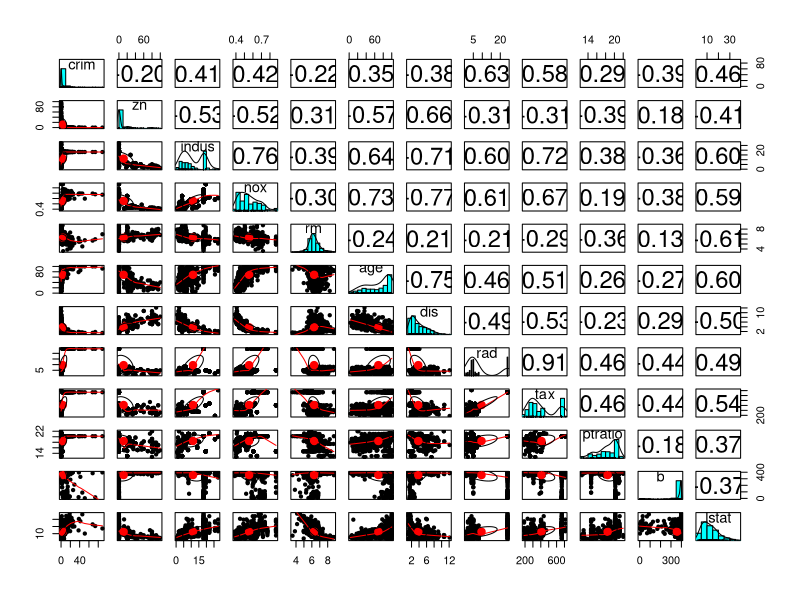
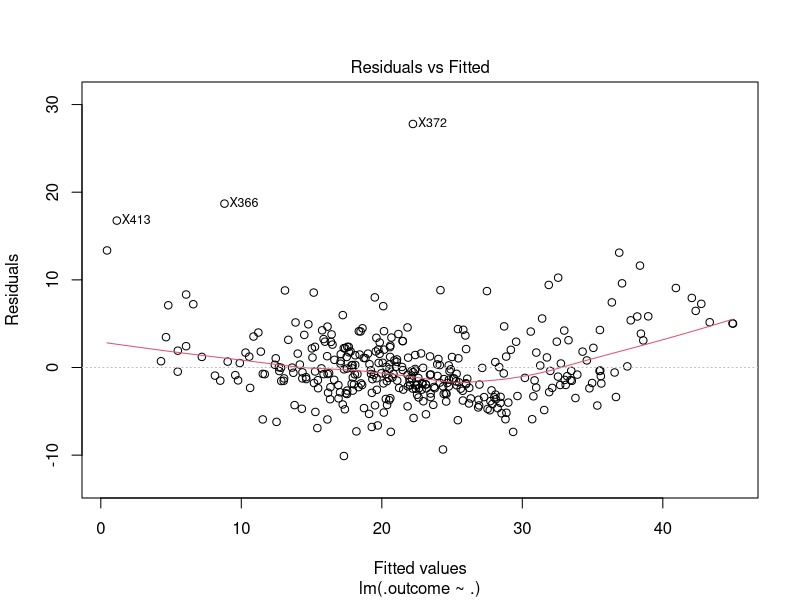
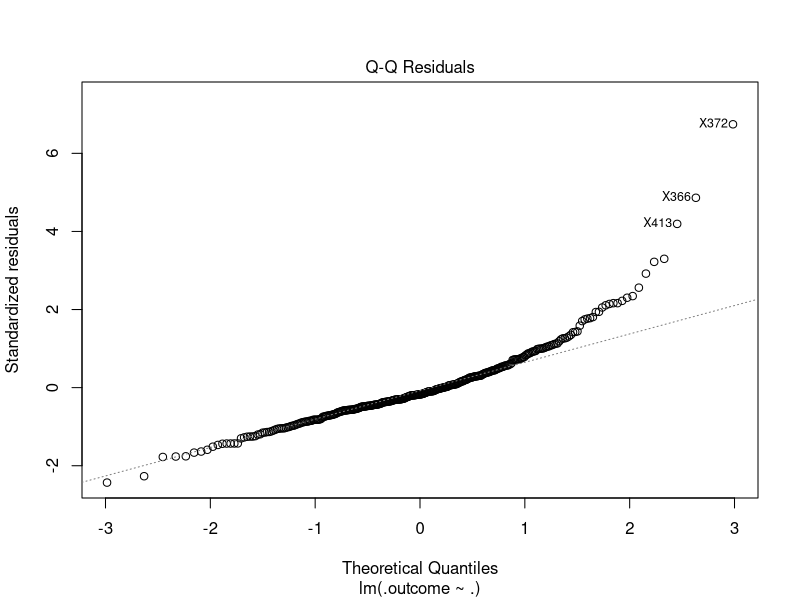
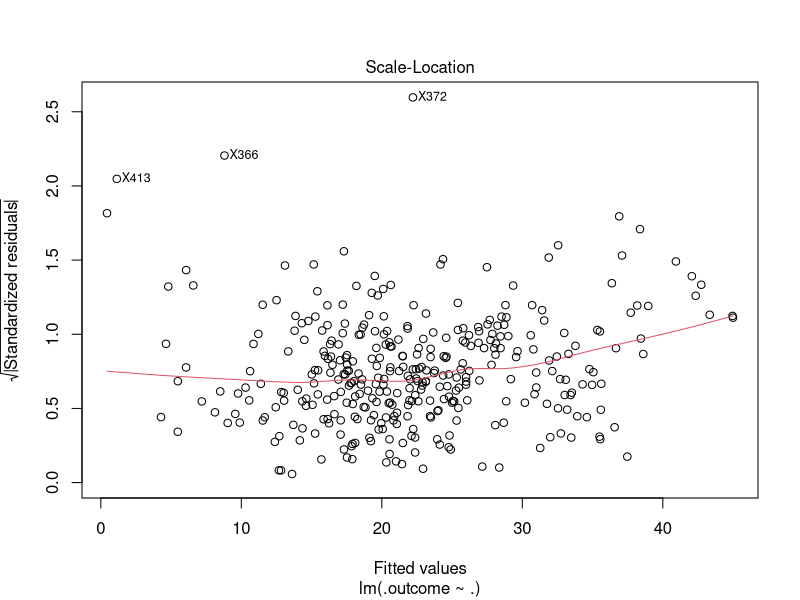
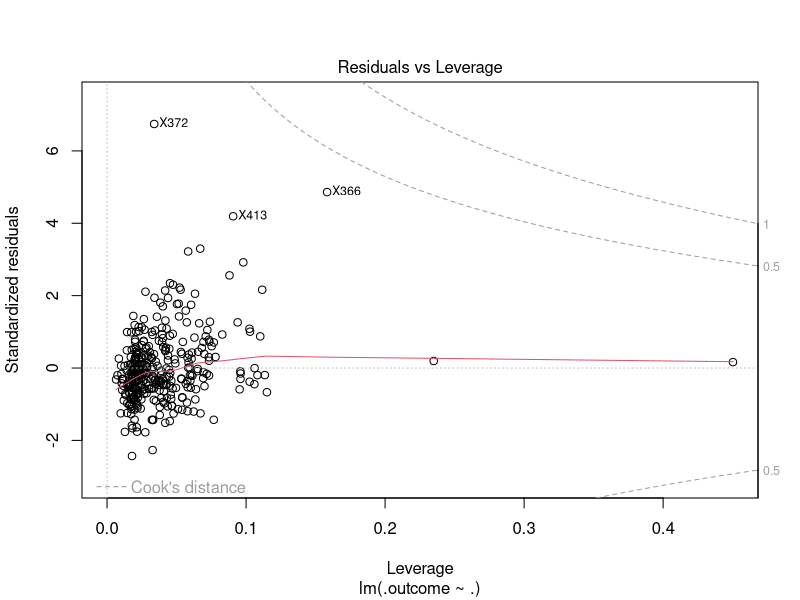
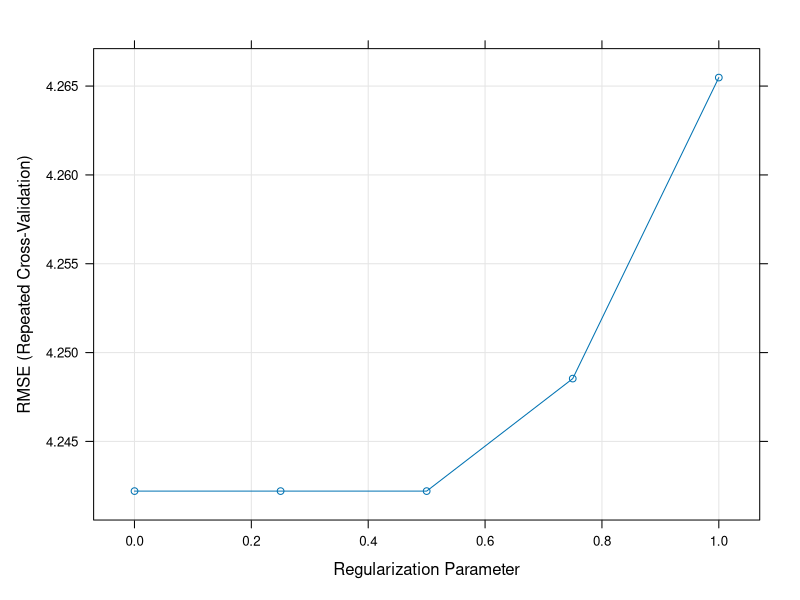
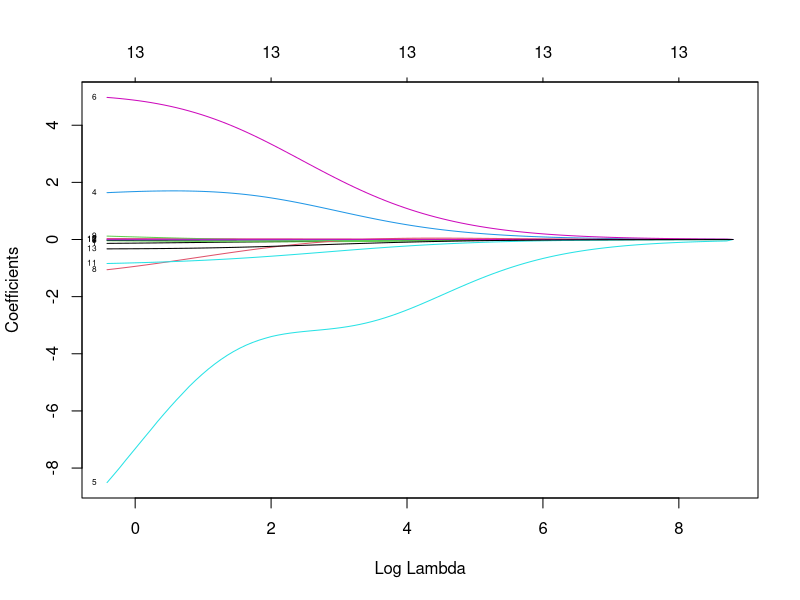
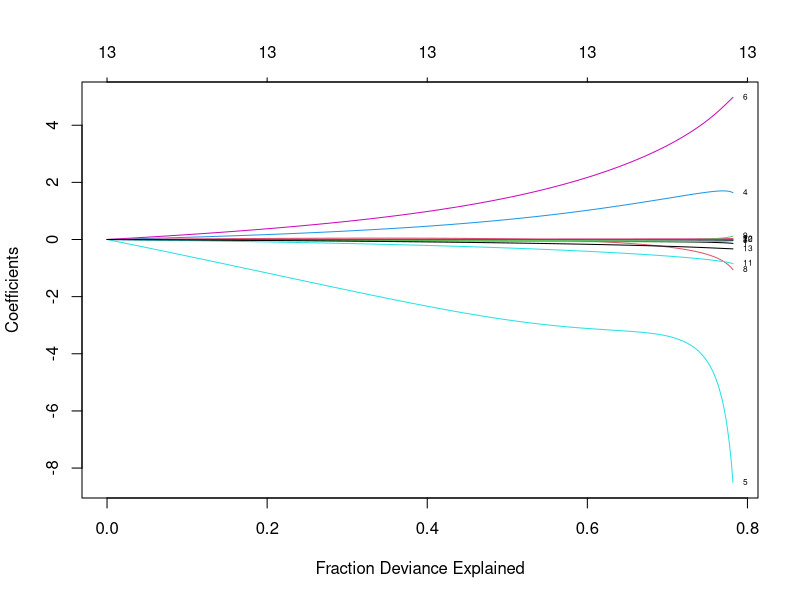

Source code (R) for these figures, in order:
#library
library(caret)
library(mlbench)
library(psych)
library(glmnet)

#data 
data("BostonHousing")
data <- BostonHousing

str(data)

pairs.panels(data[,c(-4,-14)],cex=2)

#data partition 
set.seed(222)
ind <- sample(2,nrow(data),replace=T,prob=c(0.7,0.3))
train <- data[ind==1,]
test <- data[ind==2,]

#custom control parameters

custom <- trainControl(method="repeatedcv",
                       number=10,
                       repeats = 5,
                       verboseIter = T)
?trainControl

#liner model
set.seed(1234)
lm <- train(medv~.,
            train,
            method="lm",
            trControl=custom)
#results

lm$results
lm
summary(lm)
plot(lm$finalModel)

#ridge regression
set.seed(1234)
ridge <- train(medv~.,
               train,
               method="glmnet",
               tuneGrid=expand.grid(alpha=0,
                                    lambda=seq(0.0001,1,length=5)),
               trControl=custom)
ridge$results
ridge
summary(ridge)
plot(ridge)
plot(ridge$finalModel,xvar="lambda",label = T)
#upper axis is no of vars
#lower axis is log lambda
#left axis coeff of vars
plot(ridge$finalModel,xvar="dev",label = T)
#lower axis give the fraction of explaination 
#after 0.7 its takes a good jump so likely to be over fitted
plot(varImp(ridge,scale=T))

#Lasso
set.seed(1234)
lasso <- train(medv~.,
               train,
               method="glmnet",
               tuneGrid=expand.grid(alpha=1,
                                    lambda=seq(0.001,1,length=5)),
               trControl=custom)
lasso$results
summary(lasso)
plot(lasso)
plot(lasso$finalModel,xvar="lambda",label=T)
plot(lasso$finalModel,xvar="dev",label=T)
plot(varImp(lasso,scale = T))

#Elastic Net
set.seed(1234)
en <- train(medv~.,
            train,
            method="glmnet",
            tuneGrid=expand.grid(alpha=seq(0,1,length=5),
                                 lambda = seq(0.001,1,length=5)),
            trControl=custom)
plot(en)
#as lambda lowers rmse lowers so lets re run 

en <- train(medv~.,
            train,
            method="glmnet",
            tuneGrid=expand.grid(alpha=seq(0,1,length=5),
                                 lambda = seq(0.001,0.2,length=5)),
            trControl=custom)
plot(en)
plot(en$finalModel,xvar="lambda")
plot(en$finalModel,xvar="dev")
plot(varImp(en,scale=F))

#comparing models 
model_list <- list(linear_model=lm,Ridge=ridge,Lasso=lasso,Elasticnet=en)
res <- resamples(model_list)
summary(res)
bwplot(res)
xyplot(res,metric="RMSE")

#best model
en$bestTune
best <- en$bestTune

#prediction
p1 <- predict(en,train)
sqrt(mean((train$medv-p1)^2))
p2 <- predict(en,test)
sqrt(mean((test$medv-p2)^2))
